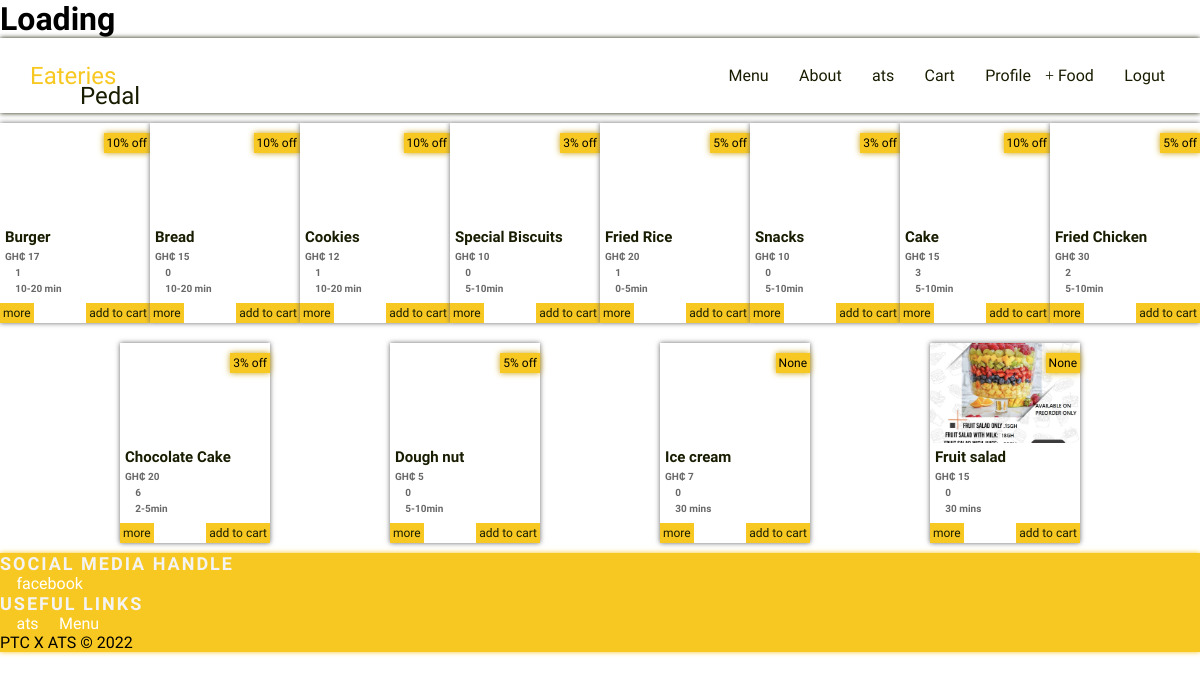
The app's page /food-search (signed in) with its own data.
### accounts/models.py (models this page shows, shortened)
class User(AbstractUser):
    userType_select = (
        ('Consumer', 'Consumer'),
        ('Food vendor', 'Food vendor'),
    )
    user_type = models.CharField(choices=userType_select, max_length=15)
    gender_select = (
        ('male', 'Male'),
        ('female', 'Female'),
    )
    gender = models.CharField(choices=gender_select, max_length=6, blank=True,null= True)

### vendor/models.py (models this page shows, shortened)
class Food(models.Model):
    vendor = models.ForeignKey(VendorAcount, on_delete=models.CASCADE)
    name = models.CharField(max_length=255)
    photo = models.ImageField(upload_to='food-img/')
    price = models.IntegerField()
    offer = models.CharField(max_length=255, null=True, blank=True)
    ratings = models.IntegerField(default=0)
    delivery_time = models.CharField(max_length=50, null=True, blank=True)
    description = models.CharField(max_length=1024)
    food_url = models.CharField(max_length=255, null=True, blank=True)
    time_stamp = models.DateTimeField(auto_now=True, null=True, blank=True)

### home/views.py (the view)
# urls.py: path('food-search', foodSearchView, name='foodSearch'),
def foodSearchView(request):
    qs = Food.objects.all()
    q = request.GET.get('q')
    if q:
        qs = qs.filter(
            Q(name__icontains=q) |
            Q(price__icontains=q)
        ).distinct()
    context = {
        'title': f"'{q}' search results",
        'results': qs,
        'q':q,
    }
    return render(request, 'search_results.html', context)

### templates/search_results.html
{% extends 'base.html' %}
{% load static %}
{% block content %}
        {% if results %}
        <div class="flex-wrap">
        {% for food in results %}
         <div class="card-150 mb-10">
            <div class="card-150-img-container">
                <img src="{{food.photo.url}}" alt="" class="card-150-img">
            </div>
            <div class="card150-offer">{{food.offer}}</div>
            <div class="card150-content">
                <h1 class="card150-title">{{food.name}} </h1>
                <h1 class="card150-price">GH₵ {{food.price}} </h1>
                <h1 class="card150-rating"> <i class="fa fa-star text-pr"></i> {{food.ratings}} </h1>
                <h1 class="card150-time"><i class="fa fa-clock text-pr"></i> {{food.delivery_time}}</h1>
             </div>
            <a href="{% url 'home:food' food.food_url %}" class="card150-btn-lb">more</a>
            <a href="cart.html" class="card150-btn-rb">add to cart</a>
        </div>
        {% endfor %}
         </div>
        {% else %}
        <h1 class="h1-pr uppercase mb-40 text-center">No search resust for '{{q}}'</h1>
         {% endif %}
{% endblock %}

### templates/nav.html (shortened to what this page needs)
<div class="nav-bar shadow fixed-top">
  <a href="/"><h2 class="logo-d">Eateries</h2></a>
  <nav class="visible">
    <a href="{% url 'home:menu' %}" class="btn-link-d nav-link"><i class="fa fas fa-list"></i> Menu</a>
    <a href="{% url 'home:about' %}" class="btn-link-d nav-link"><i class="fa fas fa-info"></i> About</a>
    {% if request.user.is_authenticated %}
    <a href="#" class="btn-link-d nav-link"><i class="fa fa-user"></i> {{request.user}}</a>
    {% if user.my_cart.exists %}
    <a href="{% url 'cart:home' %}" class="btn-link-d nav-link"><i class="fa fas fa-shopping-cart"></i> Cart</a>
    {% endif%}
    {% if user.vendor.exists %}
    <a href="{% url 'vendor:profile' %}" class="btn-link-d nav-link"><i class="fa far fa-user"></i> Profile</a>
    <a href="{% url 'vendor:foodAdd' %}" class="btn-link-d nav-link"><i class="fa far fa-plus"></i> Food</a>
    {% endif %}
    <a href="{% url 'account:logout' %}" class="btn-link-d nav-link"><i class="fa fas fa-sign-out-alt"></i> Logut</a>
    {% else %}
    <a href="{% url 'account:login' %}" class="btn-link-d nav-link"><i class="fa fas fa-sign-in-alt"></i> Login</a>
    <a href="{% url 'account:register' %}" class="btn-link-d nav-link"><i class="fa fas fa-user-plus"></i> Signup</a>
    {% endif %}
  </nav>
</div>

### templates/footer.html
<footer class="bg-pr shadow-pr">
    <div class="footer-nav">
        <div class="handles">
            <h2 class="h1-l">Social Media Handle</h2>
            <a href="#" class="btn-link-l"><i class="fab fa-facebook"></i> facebook </a>
        </div>
        <div class="links">
            <h2 class="h1-l">Useful Links</h2>
            {% if request.user.is_authenticated %}
            <a href="#" class="btn-link-l"><i class="fa fa-user"></i> {{request.user}}</a>
            {% else %}
            <a href="{% url 'account:login' %}" class="btn-link-l"><i class="fa fa-arrow-left"></i> Login</a>
            <a href="{% url 'account:register' %}" class="btn-link-l"><i class="fa fa-arrow-left"></i> Signup</a>
            {% endif %}
            <a href="{% url 'home:menu' %}" class="btn-link-l"><i class="fa fa-arrow-left"></i> Menu</a>
        </div>
    </div>
    <div class="dev">PTC X ATS © 2022 </div>
  </footer>

### static/style.css (style rules this page uses)
:root { --pl-color : #FAE800; --pr-color : #F8C822; --danger-color: #c93712; --success-color: #0fb400; --hpr-color: #c9a112; --dk-color: rgb(24, 29, 1); --gray-color: #686868; --whitish: hsl(0, 0%, 100%); --white: #F3F3F3; }
* { margin: 0; padding: 0; font-family: 'Electrolize'; box-sizing: border-box; text-decoration: none; scroll-behavior: smooth; }
.h1-l { font-size: 18px; letter-spacing: 2px; color: var(--white); text-transform: uppercase; }
.text-pr { color: var(--pr-color); }
.bg-pr { background-color: var(--pr-color); }
.mb-10 { margin-block: 10px; }
.logo-d { font-weight: 400; color: var(--pr-color); position: relative; }
.logo-d::after { color: var(--dk-color); content: 'Pedal'; position: absolute; bottom: -20px; left: 50px; }
.shadow { box-shadow: 0 0 5px var(--dk-color); }
.shadow-pr { box-shadow: 0 0 5px var(--pr-color); }
.btn-link-l { color: var(--whitish); transition: 0.5s; }
.btn-link-d { color: var(--dk-color); transition: 0.5s; }
.nav-link { position: relative; }
.nav-link::after { content: ''; position: absolute; bottom: -5px; background-color: var(--pr-color); left: 0; width: 0; height: 3px; transition: .5s; }
.flex-wrap { display: flex; align-items: center; justify-content: space-evenly; flex-wrap: wrap; }
.card-150 { position: relative; width: 150px; height: 200px; background-color: var(--whitish); box-shadow: 0 0 5px var(--gray-color); transition: 0.2s; }
.card-150-img-container { overflow: hidden; width: 100%; height: 100px; display: flex; justify-content: center; align-items: center }
.card-150-img { width: 150px; transition: 0.5s; }
.card150-offer { position: absolute; top: 10px; right: 0; background-color: var(--pr-color); padding: 3px; font-size: 12px; box-shadow: 0 0 6px var(--hpr-color); }
.card150-btn-lb { position: absolute; bottom: 0; left: 0; background-color: var(--pr-color); padding: 3px; font-size: 12px; color: var(--dk-color); }
.card150-btn-rb { position: absolute; bottom: 0; right: 0; background-color: var(--pr-color); padding: 3px; font-size: 12px; transition: 0.5s; color: var(--dk-color); }
.card150-content { width: 100%; padding: 5px; display: flex; flex-direction: column; gap: 5px; }
.card150-title { color: var(--dk-color); font-size: 15px; }
.card150-price, .card150-rating, .card150-time { color: var(--gray-color); font-size: 10px; }
.nav-bar, .nav-bar-transparent { width: 100%; height: 75px; background-color: var(--whitish); display: flex; align-items: center; justify-content: space-between; padding-inline: 30px; z-index: 4; }
nav a { margin-inline: 5px; }

### static/css/brands.css (style rules this page uses)
:root, :host { --fa-font-brands: normal 400 1em/1 "Font Awesome 6 Brands"; }
.fab, .fa-brands { font-family: 'Font Awesome 6 Brands'; font-weight: 400; }
.fa-facebook:before { content: "\f09a"; }

### records on screen
User: user "ats"
Food: offer "10% off", name "Burger", price "17", ratings "1", delivery_time "10-20 min"
Food: offer "10% off", name "Bread", price "15", ratings "0", delivery_time "10-20 min"
Food: offer "10% off", name "Cookies", price "12", ratings "1", delivery_time "10-20 min"
Food: offer "3% off", name "Special Biscuits", price "10", ratings "0", delivery_time "5-10min"
Food: offer "5% off", name "Fried Rice", price "20", ratings "1", delivery_time "0-5min"
Food: offer "3% off", name "Snacks", price "10", ratings "0", delivery_time "5-10min"
Food: offer "10% off", name "Cake", price "15", ratings "3", delivery_time "5-10min"
Food: offer "5% off", name "Fried Chicken", price "30", ratings "2", delivery_time "5-10min"
Food: offer "3% off", name "Chocolate Cake", price "20", ratings "6", delivery_time "2-5min"
Food: offer "5% off", name "Dough nut", price "5", ratings "0", delivery_time "5-10min"
Food: offer "None", name "Ice cream", price "7", ratings "0", delivery_time "30 mins"
Food: photo (picture), offer "None", name "Fruit salad", price "15", ratings "0", delivery_time "30 mins"
